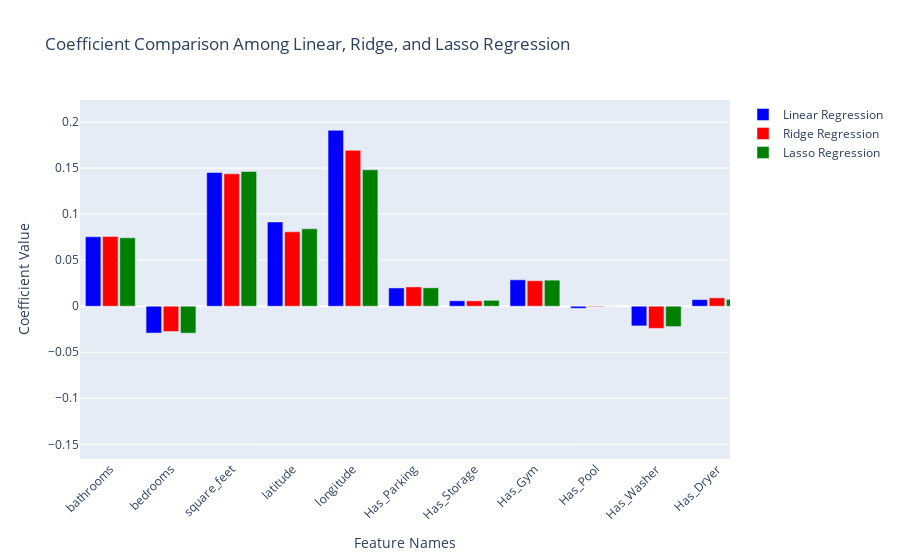

The cell this chart's notebook holds for it:
### Code cell
fig = go.Figure()

# Trace for Linear Regression coefficients
fig.add_trace(go.Bar(
    x=feature_names,
    y=linear_coefficients,
    name='Linear Regression',
    marker_color='blue'
))

# Trace for Ridge Regression coefficients
fig.add_trace(go.Bar(
    x=feature_names,
    y=ridge_coefficients,
    name='Ridge Regression',
    marker_color='red'
))

# Trace for Lasso Regression coefficients
fig.add_trace(go.Bar(
    x=feature_names,
    y=lasso_coefficients,
    name='Lasso Regression',
    marker_color='green'  # Choosing a different color for Lasso
))

# Customizing the layout
fig.update_layout(
    title='Coefficient Comparison Among Linear, Ridge, and Lasso Regression',
    xaxis_tickangle=-45,
    xaxis_title='Feature Names',
    yaxis_title='Coefficient Value',
    barmode='group',
    bargap=0.15, 
    bargroupgap=0.1
)

fig.show()

### Figure 1 — Plotly figure (JSON) as saved in the notebook; plotly's stock layout.template omitted (floating-point values rounded to 4 significant figures)
{"data": [{"marker": {"color": "blue"}, "name": "Linear Regression", "type": "bar", "x": ["bathrooms", "bedrooms", "square_feet", "latitude", "longitude", "Has_Parking", "Has_Storage", "Has_Gym", "Has_Pool", "Has_Washer", "Has_Dryer", "Has_Patio", "Has_Cable", "Has_Wood_Floors", "Has_Dishwasher", "Has_Clubhouse", "is_Fully_remodeled", "is_brand_new", "is_close_to_public_transportation", "is_luxurious", "is_downtown", "state_AL", "state_AR", "state_AZ", "state_CA", "state_CO", "state_CT", "state_DC", "state_DE", "state_FL", "state_GA", "state_HI", "state_IA", "state_ID", "state_IL", "state_IN", "state_KS", "state_KY", "state_LA", "state_MA", "state_MD", "state_ME", "state_MI", "state_MN", "state_MO", "state_MS", "state_MT", "state_NC", "state_ND", "state_NE", "state_NH", "state_NJ", "state_NM", "state_NV", "state_NY", "state_OH", "state_OK", "state_OR", "state_PA", "state_RI", "state_SC", "state_SD", "state_TN", "state_TX", "state_UT", "state_VA", "state_VT", "state_WA", "state_WI", "state_WV", "state_WY", "has_photo_Thumbnail", "has_photo_Yes", "source_Apartable", "source_BostonApartments", "source_Claz", "source_FreeAdsTime", "source_GoSection8", "source_Home Rentals", "source_HousesForRent", "source_Listanza", "source_ListedBuy", "source_Nest Seekers", "source_RENTCafé", "source_RENTOCULAR", "source_Real Estate Agent", "source_Real Estate Shows", "source_RealRentals", "source_RentDigs.com", "source_RentFeeder", "source_RentLingo", "source_Seattle Rentals", "source_SpreadMyAd", "source_Z57", "source_rentbits", "source_tenantcloud", "source_vFlyer"], "y": [0.07547, -0.02914, 0.1453, 0.09155, 0.1911, 0.01985, 0.005929, 0.02872, -0.002259, -0.02138, 0.007191, 0.0003368, -0.009727, 0.01226, -0.009484, -0.0157, -0.002623, 0.01785, -0.001684, 0.0408, 0.01708, -0.03699, -0.05022, -0.02045, 0.1985, -0.002329, -0.04278, 0.002361, -0.005348, -0.03654, -0.07774, 0.02503, -0.04069, -0.009418, -0.03142, -0.04973, -0.063, -0.06757, -0.05027, -0.03597, -0.06398, -0.01037, -0.05341, -0.02763, -0.05951, -0.02197, -0.01119, -0.1439, -0.06448, -0.06337, -0.04327, -0.03229, -0.00667, -0.02206, -0.003804, -0.1464, -0.05061, 0.002038, -0.05639, -0.008709, -0.05176, -0.02176, -0.05281, -0.06527, -0.01211, -0.1075, -0.02041, 0.03179, -0.03298, -0.009173, -0.008458, -0.02217, -0.01432, 8.317e-05, 0.01504, -0.0003467, 0.000128, 0.001066, -0.000529, 0.002875, 0.004311, 0.004554, 0.003862, 0.009546, 0.002189, -0.000789, -0.002144, 0.01723, 0.04425, 0.002355, 0.0668, 0.001742, 0.001866, 0, -0.0003687, -0.001998, -1.575e-05]}, {"marker": {"color": "red"}, "name": "Ridge Regression", "type": "bar", "x": ["bathrooms", "bedrooms", "square_feet", "latitude", "longitude", "Has_Parking", "Has_Storage", "Has_Gym", "Has_Pool", "Has_Washer", "Has_Dryer", "Has_Patio", "Has_Cable", "Has_Wood_Floors", "Has_Dishwasher", "Has_Clubhouse", "is_Fully_remodeled", "is_brand_new", "is_close_to_public_transportation", "is_luxurious", "is_downtown", "state_AL", "state_AR", "state_AZ", "state_CA", "state_CO", "state_CT", "state_DC", "state_DE", "state_FL", "state_GA", "state_HI", "state_IA", "state_ID", "state_IL", "state_IN", "state_KS", "state_KY", "state_LA", "state_MA", "state_MD", "state_ME", "state_MI", "state_MN", "state_MO", "state_MS", "state_MT", "state_NC", "state_ND", "state_NE", "state_NH", "state_NJ", "state_NM", "state_NV", "state_NY", "state_OH", "state_OK", "state_OR", "state_PA", "state_RI", "state_SC", "state_SD", "state_TN", "state_TX", "state_UT", "state_VA", "state_VT", "state_WA", "state_WI", "state_WV", "state_WY", "has_photo_Thumbnail", "has_photo_Yes", "source_Apartable", "source_BostonApartments", "source_Claz", "source_FreeAdsTime", "source_GoSection8", "source_Home Rentals", "source_HousesForRent", "source_Listanza", "source_ListedBuy", "source_Nest Seekers", "source_RENTCafé", "source_RENTOCULAR", "source_Real Estate Agent", "source_Real Estate Shows", "source_RealRentals", "source_RentDigs.com", "source_RentFeeder", "source_RentLingo", "source_Seattle Rentals", "source_SpreadMyAd", "source_Z57", "source_rentbits", "source_tenantcloud", "source_vFlyer"], "y": [0.07578, -0.02747, 0.1439, 0.08081, 0.1694, 0.02099, 0.00584, 0.02771, -0.0006735, -0.02402, 0.009072, -0.0002607, -0.01086, 0.01259, -0.007972, -0.01469, -0.002123, 0.01711, -0.001786, 0.04074, 0.01645, -0.03634, -0.0513, -0.02439, 0.1871, -0.00252, -0.03989, 0.003547, -0.005914, -0.03674, -0.07562, 0.02002, -0.03973, -0.009636, -0.02886, -0.04868, -0.06307, -0.06578, -0.05163, -0.02479, -0.05577, -0.008261, -0.05018, -0.02555, -0.05865, -0.02023, -0.01114, -0.1382, -0.06182, -0.06249, -0.03898, -0.02482, -0.007413, -0.02625, -0.0002163, -0.1407, -0.05108, 0.001687, -0.0519, -0.00715, -0.05127, -0.02087, -0.05112, -0.06829, -0.0131, -0.09884, -0.01801, 0.03027, -0.03285, -0.01123, -0.006896, -0.02199, -0.01398, -0.0005762, 0.01033, -0.001236, 0, -0.01149, -0.002171, 0.002231, 0.0009973, -0.00881, 0.002678, 0.004937, 0.001266, -0.001397, 0, 0.007977, -0.004179, 0.001023, 0.02437, 0.0008936, 0.0005611, -0.001197, -0.000886, -0.00676, -0.001051]}, {"marker": {"color": "green"}, "name": "Lasso Regression", "type": "bar", "x": ["bathrooms", "bedrooms", "square_feet", "latitude", "longitude", "Has_Parking", "Has_Storage", "Has_Gym", "Has_Pool", "Has_Washer", "Has_Dryer", "Has_Patio", "Has_Cable", "Has_Wood_Floors", "Has_Dishwasher", "Has_Clubhouse", "is_Fully_remodeled", "is_brand_new", "is_close_to_public_transportation", "is_luxurious", "is_downtown", "state_AL", "state_AR", "state_AZ", "state_CA", "state_CO", "state_CT", "state_DC", "state_DE", "state_FL", "state_GA", "state_HI", "state_IA", "state_ID", "state_IL", "state_IN", "state_KS", "state_KY", "state_LA", "state_MA", "state_MD", "state_ME", "state_MI", "state_MN", "state_MO", "state_MS", "state_MT", "state_NC", "state_ND", "state_NE", "state_NH", "state_NJ", "state_NM", "state_NV", "state_NY", "state_OH", "state_OK", "state_OR", "state_PA", "state_RI", "state_SC", "state_SD", "state_TN", "state_TX", "state_UT", "state_VA", "state_VT", "state_WA", "state_WI", "state_WV", "state_WY", "has_photo_Thumbnail", "has_photo_Yes", "source_Apartable", "source_BostonApartments", "source_Claz", "source_FreeAdsTime", "source_GoSection8", "source_Home Rentals", "source_HousesForRent", "source_Listanza", "source_ListedBuy", "source_Nest Seekers", "source_RENTCafé", "source_RENTOCULAR", "source_Real Estate Agent", "source_Real Estate Shows", "source_RealRentals", "source_RentDigs.com", "source_RentFeeder", "source_RentLingo", "source_Seattle Rentals", "source_SpreadMyAd", "source_Z57", "source_rentbits", "source_tenantcloud", "source_vFlyer"], "y": [0.07438, -0.02924, 0.1465, 0.0841, 0.1482, 0.02001, 0.006417, 0.02831, 0, -0.02207, 0.007426, 0.0005978, -0.01005, 0.01197, -0.01056, -0.01585, -0.001924, 0.01716, -0.002597, 0.04134, 0.01628, -0.03126, -0.04277, -0.01346, 0.205, 0.01551, -0.03159, 0.005818, -0.005117, -0.01033, -0.0523, 0.02227, -0.0344, -0.008499, -0.01966, -0.04093, -0.05361, -0.05649, -0.03998, 0.0001605, -0.03073, -0.008239, -0.04234, -0.01834, -0.04824, -0.01735, -0.008841, -0.1115, -0.0546, -0.05389, -0.02853, -0.001423, -0.006125, -0.01612, 0.01015, -0.1186, -0.04264, 0.003757, -0.04049, -0.002704, -0.04061, -0.01853, -0.04021, -0.03979, -0.007692, -0.06673, -0.01367, 0.03739, -0.02492, -0.009487, -0.008065, -0.02179, -0.01322, 0, 0.01027, -0.001164, -0.0003523, -0.009249, -0.001886, 0.002198, 0.001785, -0.007221, 0.001941, 0.005641, 0.001936, -0.001287, -0.002647, 0.008953, 0, 0.001158, 0.02737, 0, 0.0002274, -0.001049, -0.001498, -0.006874, -0.001154]}], "layout": {"autosize": true, "bargap": 0.15, "bargroupgap": 0.1, "barmode": "group", "title": {"text": "Coefficient Comparison Among Linear, Ridge, and Lasso Regression"}, "xaxis": {"autorange": false, "range": [-0.5, 10.22], "tickangle": -45, "title": {"text": "Feature Names"}, "type": "category"}, "yaxis": {"autorange": false, "range": [-0.166, 0.2241], "title": {"text": "Coefficient Value"}, "type": "linear"}}}
